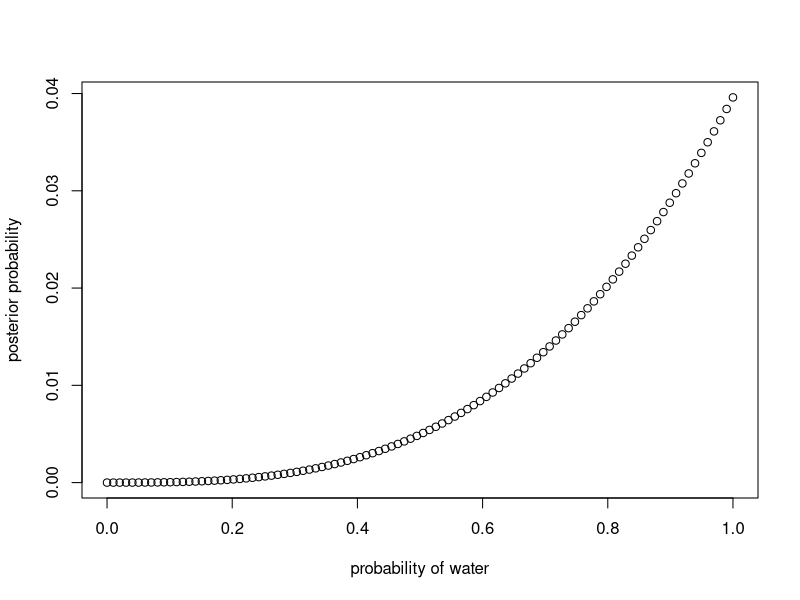
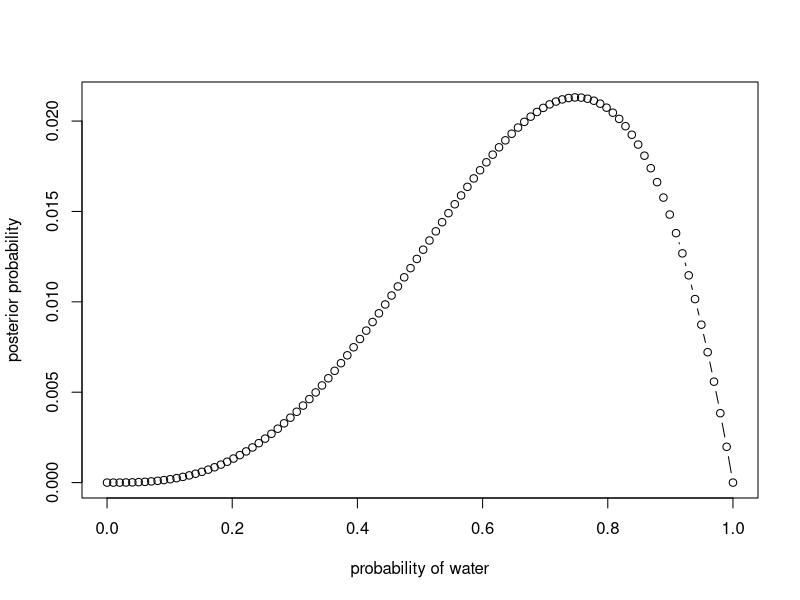
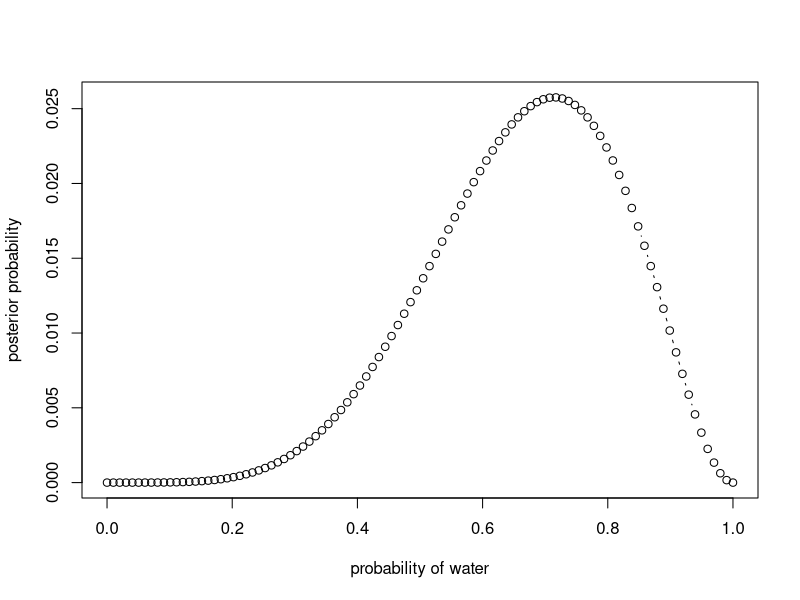
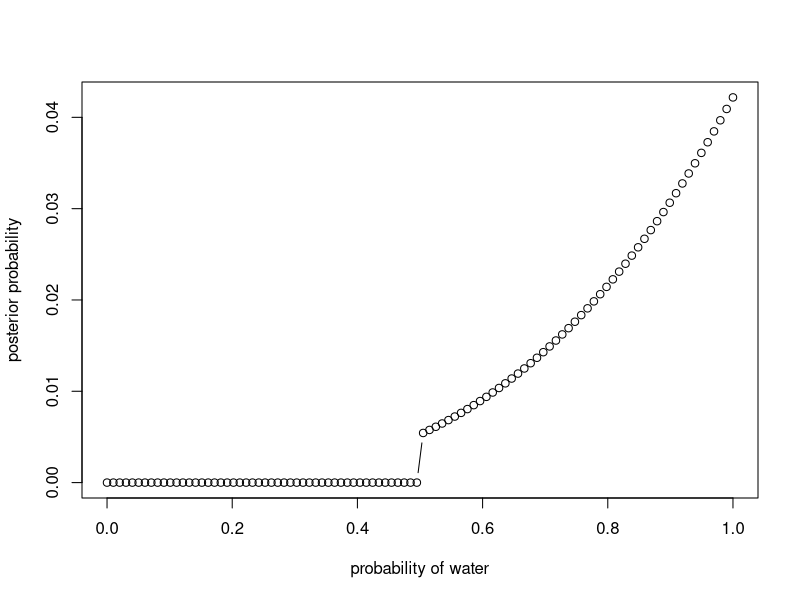
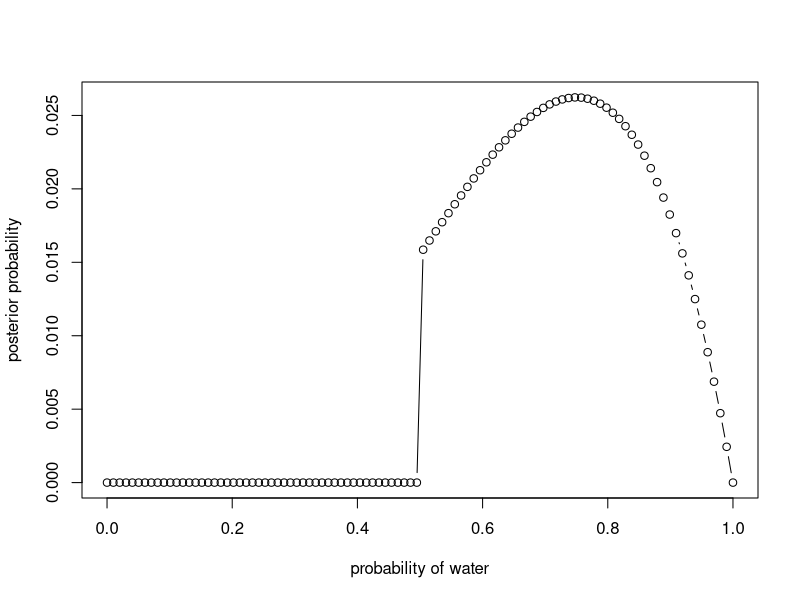
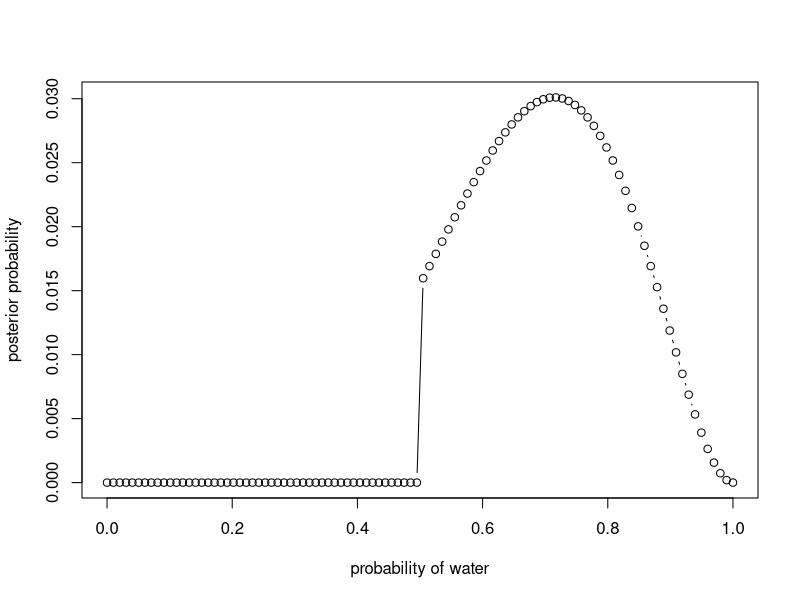

Generate these figures, in order, with R:
## ---- chunk 1
# Answer: Pr(rain|Monday)
## ---- chunk 2
# Answer: 3) The probability that it is Monday, given that it is raining
## ---- chunk 3
# Answer: 1) Pr(Monday|rain)

## ---- chunk 4
# Answer: There is a true value of the amount of water on earth # and for each individual spot on earth it will be either covered in water, or it won't be. However, if we take a random sample, it will more than likely be water. 
## ---- chunk 5
# Answer. Let's make a function that will do this for us 
# Arguments for the function? n = tosses, w = number of waters 
grid_post <- function(n , w){
  # define grid
  p_grid <- seq(from = 0, to = 1, length.out = 100)
  
  # define uniform prior
  prior <- rep(1, 100)
  
  # compute likliehood at each value in the grid. We put in the arguments w and n here to calculate the probability w waters in n tosses with a p of ps. 
  likelihood <- dbinom(w, n, prob = p_grid)
 
  # compute prior x liklihood
  unstd.posterior <- likelihood*prior
  
  # standardize so it sums to 1 
  posterior <- unstd.posterior / sum(unstd.posterior)
  
  plot(p_grid, posterior, type = "b", xlab = "probability of water",
       ylab = "posterior probability")
}
grid_post(w = 3, n = 3)
grid_post(w = 3, n = 4)
grid_post(w = 5, n = 7)
## ---- chunk 6
# Answer. Let's make a function that will do this for us 
# Arguments for the function? n = tosses, w = number of waters 
grid_post_step_prior <- function(n , w){
  # define grid
  p_grid <- seq(from = 0, to = 1, length.out = 100)
  
  # define prior 
  prior <- ifelse(p_grid < 0.5, 0, 1)
  
  # compute likliehood at each value in the grid. We put in the arguments w and n here to calculate the probability w waters in n tosses with a p of ps. 
  likelihood <- dbinom(w, n, prob = p_grid)
 
  # compute prior x liklihood
  unstd.posterior <- likelihood*prior
  
  # standardize so it sums to 1 
  posterior <- unstd.posterior / sum(unstd.posterior)
  
  plot(p_grid, posterior, type = "b", xlab = "probability of water",
       ylab = "posterior probability")
}
grid_post_step_prior(w = 3, n = 3)
grid_post_step_prior(w = 3, n = 4)
grid_post_step_prior(w = 5, n = 7)
## ---- chunk 7

# Answer: 
# Pr(Earth | land) = Pr(land | Earth) * Pr(Earth) / Pr(land)
# Pr(land) = all the ways we could get land 
# Pr(land) = Pr(land|Earth)*Pr(Earth) + Pr(land|mars)*Pr(Mars)

0.3 * 0.5 / ((0.3*0.5) + (1 * 0.5))

## ---- chunk 8
# answer

# Total possibilities
# B - B
# B - W
# W - W 

# if we observe a B face up we know we have either 
# B - B
# B - W

# We know that one of the four faces we've seen is a B. 2/3 of the unknown faces are Bs, so 2/3 chance it's a BB


## ---- chunk 9
# Answer 
# If we observe a B we know we have one of: 
# B-B
# B-B
# B-W

# Now 4/5 unknown faces are B, so probability is 4/5 

## ---- chunk 10
# Observed Data = B 

# Ways to observe it (B/W is twice as likely): 
# B/B
# B/W
# B/W 

# Now there are 2 ways to get B from a BW card and 2 ways to get B from a BB card. So 0.5
## ---- chunk 11
#Answer: There are two hypotheses

# h1 = BB is first 
# h2 = BW is first 
# 
# Ways to produce h1:
# BB (2 ways to get b) * [BW (1) + WW (2)] = 6

# Ways to produce h2: 
# BW(1 way to get a b) * WW (2) = 2 

# total ways = 8
# BB ways = 6/8 

## ---- chunk 12
# Answer: What is the Pr of (twins2 | twins1)

# Pr(t2|t1) =  Pr(t1 and t2) / Pr(t1)

# Pr(t1) = 0.5 * .1 + 0.5 * .2 =  0.15
# Pr(t1 and t2) =  .5*(.1*.1) +  .5*(.2*.2) = 0.025
.025/.15
## ---- chunk 13
# Answer
# Pr(A|twins) = Pr(twins|A)*Pr(A) / Pr(twins)
Pr_twins = .1*.5 + .2*.5

.5 * .1 / .15
## ---- chunk 14

# Answer: we use the previous data (1/3) as the Pr(A), aka our prior 

prior = 1/3
#Pr(A | singleton) = Pr(singleton|A) * prior / Pr(singleton)
.9 * prior / .85

## ---- chunk 15
# Answer, using just the genetic data 
# Pr(posA | A) = 0.8
# Pr(posA | B) = 0.35

# First, find Pr(A | pos) = Pr(pos|A) * Pr(A) / Pr(pos)

(.8*.5)/(.8*.5 + .35*.5)

## ---- chunk 16
#Then, use the birth data as well. 

# Now, we'll update Pr(A) to reflect birth data telling us that it's 
# not likely an A (p = 0.352)
(.8*.352)/(.8*.352 + .35*.65)


